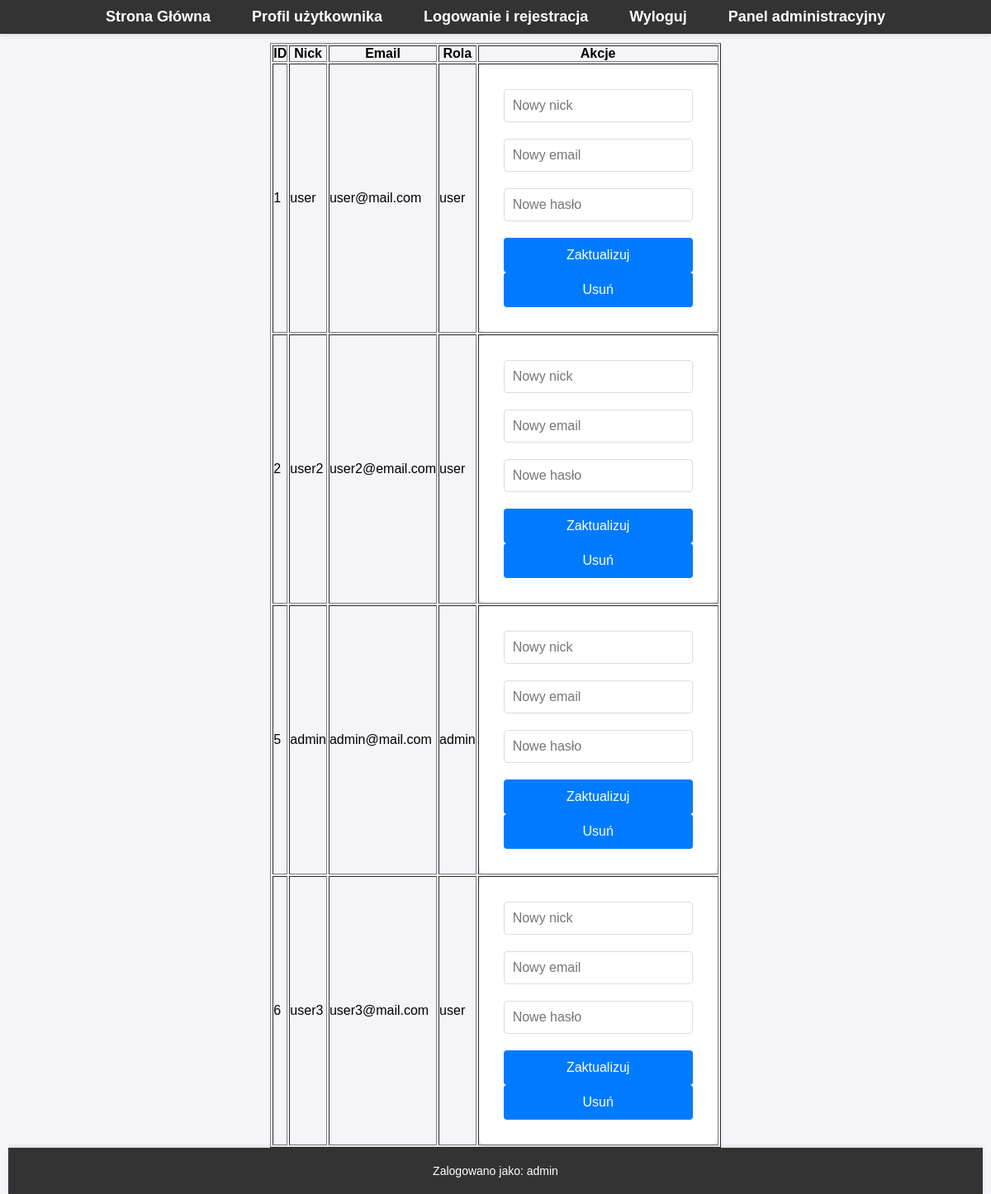
Page /admin_panel.php (signed in) on the committed database.
### tables this page shows
CREATE TABLE `users` (
  `id` int NOT NULL,
  `username` varchar(255) NOT NULL,
  `email` varchar(255) NOT NULL,
  `password` varchar(255) NOT NULL,
  `role` enum('user','admin') DEFAULT 'user',
  `created_at` timestamp NULL DEFAULT CURRENT_TIMESTAMP
);

### src/Database.php (called while the page is built, shortened)
<?php
class Database {
    private $host = 'db';
    private $dbname = 'project_db';
    private $username = 'user';
    private $password = 'password';
    private $pdo;
    public function __construct() {
        try {
            $dsn = "mysql:host=$this->host;dbname=$this->dbname;charset=utf8";
            $this->pdo = new PDO($dsn, $this->username, $this->password);
            $this->pdo->setAttribute(PDO::ATTR_ERRMODE, PDO::ERRMODE_EXCEPTION);
        } catch (PDOException $e) {
            die("Błąd połączenia z bazą danych: " . $e->getMessage());
        }
    }
    public function getConnection() {
        return $this->pdo;
    }
}

### src/User.php (called while the page is built, shortened)
<?php
require_once 'Database.php';
class User {
    private $pdo;
    public function __construct() {
        $this->pdo = (new Database())->getConnection();
    }
    public function isLoggedIn() {
        return isset($_SESSION['user_id']);
    }
    public function isAdmin() {
        if ($this->isLoggedIn()) {
            $stmt = $this->pdo->prepare("SELECT * FROM users WHERE id = :id AND role = 'admin'");
            $stmt->execute([':id' => $_SESSION['user_id']]);
            return $stmt->rowCount() > 0;
        }
        return false;
    }
    public function getAllUsers() {
        $stmt = $this->pdo->query("SELECT id, username, email, role FROM users");
        return $stmt->fetchAll(PDO::FETCH_ASSOC);
    }
}
?>

### public/admin_panel.php (the view, shortened to what this page needs)
<?php
require(__DIR__ . '/../templates/header.php');
require_once(__DIR__ . '/../src/User.php');
$user = new User();
$users = $user->getAllUsers();
?>
<!DOCTYPE html>
<html lang="pl">
<head>
    <link rel="stylesheet" href="assets/style.css">
</head>
<body>
    <h1>Panel Administratora</h1>
    <table border="1">
        <thead>
            <tr>
                <th>ID</th>
                <th>Nick</th>
                <th>Email</th>
                <th>Rola</th>
                <th>Akcje</th>
            </tr>
        </thead>
        <tbody>
            <?php foreach ($users as $user): ?>
            <tr>
                <td><?= htmlspecialchars($user['id']) ?></td>
                <td><?= htmlspecialchars($user['username']) ?></td>
                <td><?= htmlspecialchars($user['email']) ?></td>
                <td><?= htmlspecialchars($user['role']) ?></td>
                <td>
                    <form method="POST">
                        <input type="text" name="username" placeholder="Nowy nick">
                        <input type="text" name="email" placeholder="Nowy email">
                        <input type="password" name="password" placeholder="Nowe hasło">
                        <button type="submit" name="update">Zaktualizuj</button>
                        <button type="submit" name="delete">Usuń</button>
                    </form>
                </td>
            </tr>
            <?php endforeach; ?>
        </tbody>
    </table>
</body>
</html>
<?php
require(__DIR__ . '/../templates/footer.php');
?>

### templates/header.php
<?php
require_once(__DIR__ . '/../src/User.php');
$user = new User();
?>
<nav>
    <ul>
        <li><a href="index.php">Strona Główna</a></li>
        <li><a href="profile.php">Profil użytkownika</a></li>
        <li><a href="autoryzacja.php">Logowanie i rejestracja</a></li>
        <li><a href="logout.php">Wyloguj</a></li>
        <?php
        if ($user->isAdmin()) {
            echo '<li><a href="admin_panel.php">Panel administracyjny</a></li>';
        }
        ?>
    </ul>
</nav>

### templates/footer.php
<footer>
    Zalogowano jako:
    <?php
    if (isset($_SESSION['user_id'])) {
        echo htmlspecialchars($_SESSION['username'], ENT_QUOTES, 'UTF-8');
    } else {
        echo "Gość";
    }
    ?>
</footer>

### public/assets/style.css (style rules this page uses)
* { margin: 0; padding: 0; box-sizing: border-box; }
body { font-family: 'Arial', sans-serif; background-color: #f4f4f9; display: flex; flex-direction: column; align-items: center; justify-content: flex-start; min-height: 100vh; padding: 0 10px; margin: 0; }
h1 { font-size: 28px; margin-bottom: 20px; color: #333; text-align: center; }
form { background-color: #ffffff; padding: 30px; border-radius: 8px; box-shadow: 0 4px 8px rgba(0, 0, 0, 0.1); display: flex; flex-direction: column; width: 100%; max-width: 400px; }
input[type="text"], input[type="password"], input[type="email"] { padding: 10px; margin-bottom: 20px; border: 1px solid #ddd; border-radius: 4px; font-size: 16px; transition: border-color 0.3s; }
button { padding: 12px; background-color: #007BFF; color: white; font-size: 16px; border: none; border-radius: 4px; cursor: pointer; transition: background-color 0.3s, transform 0.2s; }
nav { background-color: #333; padding: 10px 20px; position: fixed; top: 0; left: 0; width: 100%; z-index: 1000; box-shadow: 0 2px 4px rgba(0, 0, 0, 0.1); }
nav ul { list-style: none; display: flex; justify-content: center; gap: 20px; }
nav ul li a { color: white; text-decoration: none; font-size: 18px; font-weight: bold; padding: 10px 15px; border-radius: 5px; transition: background-color 0.3s, transform 0.3s; }
footer { background-color: #333; color: white; padding: 20px; text-align: center; font-size: 14px; margin-top: auto; width: 100%; box-shadow: 0 -2px 4px rgba(0, 0, 0, 0.1); }

### rows in the picture
users: id "1", username "user", email "user@mail.com", role "user"
users: id "2", username "user2", email "user2@email.com", role "user"
users: id "5", username "admin", email "admin@mail.com", role "admin"
users: id "6", username "user3", email "user3@mail.com", role "user"

### other values in the picture
$_SESSION['username'] "admin"
